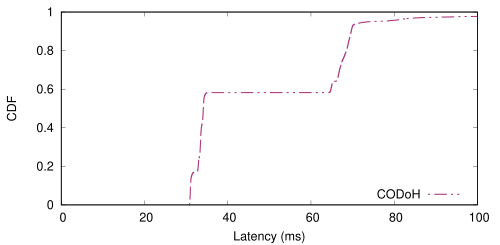

Generate this figure with gnuplot:
load "../../../style.gpi"
# Override with Tol bright palette
set style line 1 linecolor rgb "#4477AA"
set style line 2 linecolor rgb "#EE6677"
set style line 3 linecolor rgb "#228833"
set style line 4 linecolor rgb "#CCBB44"
set style line 5 linecolor rgb "#AA3377"
set output "cdf_zipf.eps"
set xlabel "Latency (ms)"
set ylabel "CDF"
set xrange [0:100]
set yrange [0:1]
set key bottom right

plot "codoh-full_zipf.cdf" using 1:2 with lines ls 5 dt 5 lw 3 title "CODoH"
